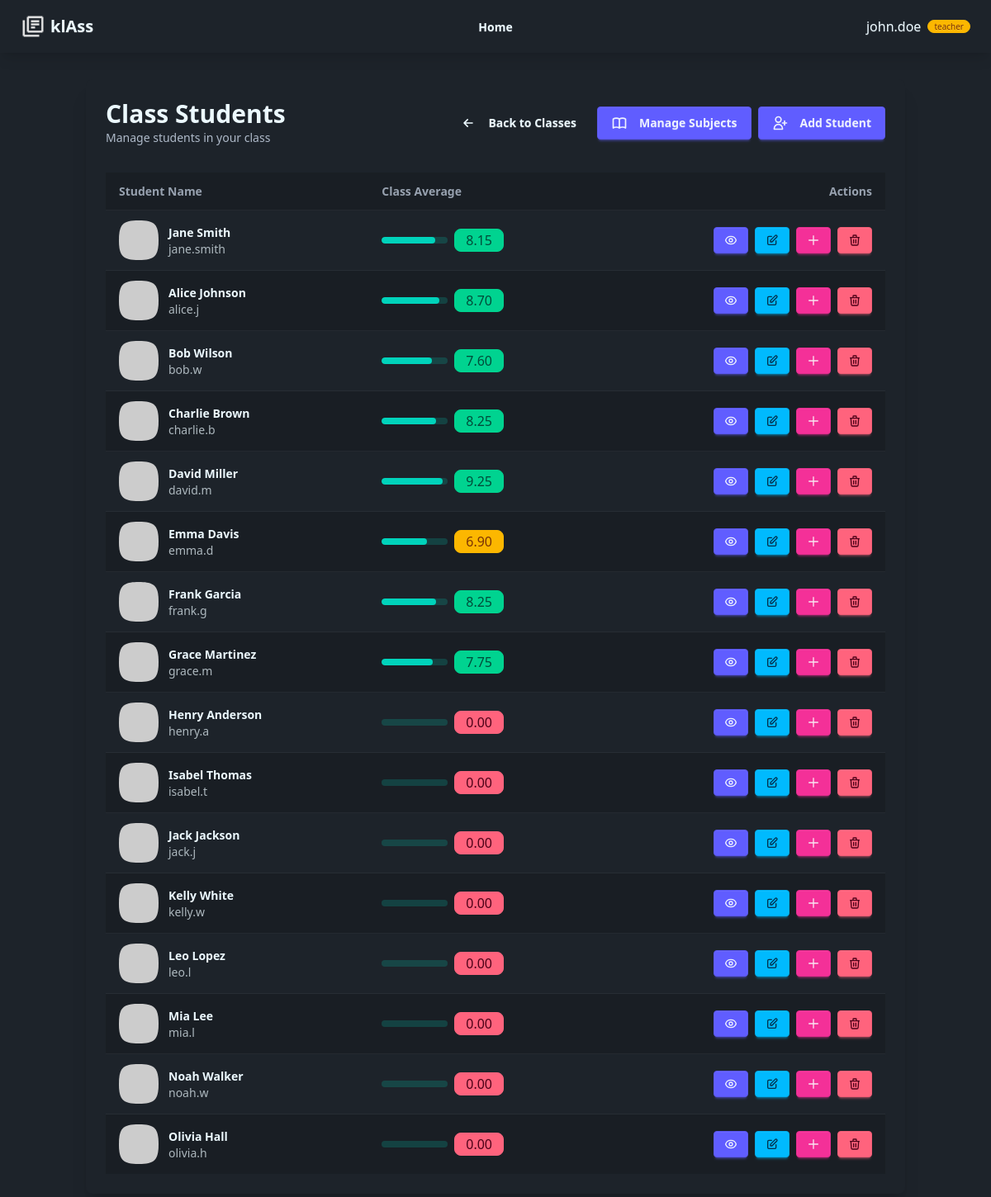
Page /teacher/students/2 (signed in) on the committed database.
### tables this page shows
CREATE TABLE students (
    id INT AUTO_INCREMENT PRIMARY KEY,
    user_id INT UNIQUE,
    class_id INT,
    FOREIGN KEY (user_id) REFERENCES users(id) ON DELETE CASCADE,
    FOREIGN KEY (class_id) REFERENCES classes(id) ON DELETE SET NULL
);

CREATE TABLE users (
    id INT AUTO_INCREMENT PRIMARY KEY,
    first_name VARCHAR(50),
    last_name VARCHAR(50),
    nick_name VARCHAR(50),
    password VARCHAR(255) NOT NULL,
    role ENUM('student', 'teacher') DEFAULT 'student' NOT NULL
);

### controllers/TeacherController.php (called while the page is built, shortened)
<?php
require_once "models/Teacher.php";
class TeacherController
{
    public function students($class_id = null)
    {
        $students = Teacher::getClassStudents($class_id);
        require_once "views/teacher/students.view.php";
    }
}

### dataBase.php (called while the page is built)
<?php
class Database
{
    private $config = [
        "host" => "127.0.0.1",
        "port" => 3306,
        "dbname" => "grades",
        "charset" => "utf8mb4",
        "user" => "root",
        "password" => ""
    ];
    private $pdo;
    public function __construct()
    {
        $dsn = "mysql:" . http_build_query($this->config, "", ";");
        $this->pdo = new PDO($dsn);
        $this->pdo->setAttribute(PDO::ATTR_DEFAULT_FETCH_MODE, PDO::FETCH_ASSOC);
    }
    public function query($sql, $params = [])
    {
        $statement = $this->pdo->prepare($sql);
        $statement->execute($params);
        return $statement;
    }
}

### models/Teacher.php (called while the page is built, shortened)
<?php
class Teacher extends Model
{
    public static function getClassStudents($class_id)
    {
        $sql = "SELECT s.*, u.first_name, u.last_name, u.nick_name,
                (SELECT AVG(grade) FROM grades g
                 JOIN subjects sub ON g.subject_id = sub.id
                 WHERE g.student_id = s.id AND sub.class_id = :class_id) as class_average
                FROM students s
                JOIN users u ON s.user_id = u.id
                WHERE s.class_id = :class_id";
        return self::$db->query($sql, [":class_id" => $class_id])->fetchAll();
    }
}

### views/teacher/students.view.php (the view, shortened to what this page needs)
<?php require_once "views/partials/header.view.php"; ?>
<div class="container mx-auto p-4">
    <div class="card bg-base-100 shadow-xl" data-aos="fade-up">
        <div class="card-body">
            <div class="flex flex-col md:flex-row justify-between items-start md:items-center gap-4 mb-6">
                <div>
                    <h2 class="card-title text-3xl font-bold">Class Students</h2>
                    <p class="text-base-content/70">Manage students in your class</p>
                </div>
                <div class="flex flex-col sm:flex-row gap-2">
                    <a href="/teacher/classes" class="btn btn-ghost btn-sm sm:btn-md">
                        <svg xmlns="http://www.w3.org/2000/svg" class="h-5 w-5 mr-2" fill="none" viewBox="0 0 24 24" stroke="currentColor">
                            <path stroke-linecap="round" stroke-linejoin="round" stroke-width="2" d="M11 17l-5-5m0 0l5-5m-5 5h12" />
                        </svg>
                        Back to Classes
                    </a>
                    <a href="/teacher/class/<?php echo $class_id; ?>/subjects" class="btn btn-primary btn-sm sm:btn-md">
                        Manage Subjects
                    </a>
                    <a href="/teacher/class/<?php echo $class_id; ?>/add-student" class="btn btn-primary btn-sm sm:btn-md">
                        <svg xmlns="http://www.w3.org/2000/svg" class="h-5 w-5 mr-2" fill="none" viewBox="0 0 24 24" stroke="currentColor">
                            <path stroke-linecap="round" stroke-linejoin="round" stroke-width="2" d="M18 9v3m0 0v3m0-3h3m-3 0h-3m-2-5a4 4 0 11-8 0 4 4 0 018 0zM3 20a6 6 0 0112 0v1H3v-1z" />
                        </svg>
                        Add Student
                    </a>
                </div>
            </div>
            <?php if (!empty($students)): ?>
                <div class="overflow-x-auto">
                    <table class="table table-zebra w-full">
                        <thead>
                            <tr>
                                <th class="bg-base-200">Student Name</th>
                                <th class="bg-base-200">Class Average</th>
                                <th class="bg-base-200 text-right">Actions</th>
                            </tr>
                        </thead>
                        <tbody>
                            <?php foreach ($students as $student): ?>
                                <tr>
                                    <td>
                                        <div class="flex items-center space-x-3">
                                            <div class="avatar">
                                                <div class="mask mask-squircle w-12 h-12">
                                                    <img src="https://ui-avatars.com/api/?name=<?= urlencode($student['first_name'] . '+' . $student['last_name']) ?>&background=random" alt="Avatar" />
                                                </div>
                                            </div>
                                            <div>
                                                <div class="font-bold"><?php echo htmlspecialchars($student['first_name'] . ' ' . $student['last_name']); ?></div>
                                                <?php if ($student['nick_name']): ?>
                                                    <div class="text-sm opacity-70"><?php echo htmlspecialchars($student['nick_name']); ?></div>
                                                <?php endif; ?>
                                            </div>
                                        </div>
                                    </td>
                                    <td>
                                        <div class="flex items-center gap-2">
                                            <progress class="progress progress-accent w-20"
                                                value="<?= ($student['class_average'] ?? 0) * 10 ?>" max="100"></progress>
                                            <div class="badge <?php
                                                $avg = $student['class_average'] ?? 0;
                                                echo $avg >= 7 ? 'badge-success' :
                                                    ($avg >= 5 ? 'badge-warning' : 'badge-error');
                                            ?> badge-lg">
                                                <?php echo number_format($avg, 2); ?>
                                            </div>
                                        </div>
                                    </td>
                                    <td>
                                        <div class="flex justify-end gap-2">
                                            <a href="/teacher/grades/<?php echo $student['id']; ?>/<?php echo $class_id; ?>"
                                               class="btn btn-primary btn-sm tooltip" data-tip="View Grades">
                                            </a>
                                            <a href="/teacher/student/<?php echo $student['id']; ?>/edit"
                                               class="btn btn-info btn-sm tooltip" data-tip="Edit Student">
                                                <svg xmlns="http://www.w3.org/2000/svg" class="h-4 w-4" fill="none" viewBox="0 0 24 24" stroke="currentColor">
                                                    <path stroke-linecap="round" stroke-linejoin="round" stroke-width="2" d="M11 5H6a2 2 0 00-2 2v11a2 2 0 002 2h11a2 2 0 002-2v-5m-1.414-9.414a2 2 0 112.828 2.828L11.828 15H9v-2.828l8.586-8.586z" />
                                                </svg>
                                            </a>
                                            <button class="btn btn-secondary btn-sm tooltip"
                                                    data-tip="Add Grade"
                                                    onclick="showAddGradeModal(<?php echo $student['id']; ?>)">
                                                <svg xmlns="http://www.w3.org/2000/svg" class="h-4 w-4" fill="none" viewBox="0 0 24 24" stroke="currentColor">
                                                    <path stroke-linecap="round" stroke-linejoin="round" stroke-width="2" d="M12 4v16m8-8H4" />
                                                </svg>
                                            </button>
                                            <form action="/teacher/class/<?php echo $class_id; ?>/remove-student/<?php echo $student['id']; ?>"
                                                  method="POST"
                                                  class="inline"
                                                  onsubmit="return confirm('Are you sure you want to remove this student from the class?');">
                                                <button type="submit" class="btn btn-error btn-sm tooltip" data-tip="Remove Student">
                                                    <svg xmlns="http://www.w3.org/2000/svg" class="h-4 w-4" fill="none" viewBox="0 0 24 24" stroke="currentColor">
                                                        <path stroke-linecap="round" stroke-linejoin="round" stroke-width="2" d="M19 7l-.867 12.142A2 2 0 0116.138 21H7.862a2 2 0 01-1.995-1.858L5 7m5 4v6m4-6v6m1-10V4a1 1 0 00-1-1h-4a1 1 0 00-1 1v3M4 7h16" />
                                                    </svg>
                                                </button>
                                            </form>
                                        </div>
                                    </td>
                                </tr>
                            <?php endforeach; ?>
                        </tbody>
                    </table>
                </div>
            <?php endif; ?>
        </div>
    </div>
</div>
<?php require_once "views/partials/footer.view.php"; ?>

### index.php (shortened to what this page needs)
<?php
require_once "dataBase.php";
$routes = require "routes.php";
$uri = parse_url($_SERVER['REQUEST_URI'], PHP_URL_PATH);
function matchRoute($uri, $routes) {
    foreach ($routes as $route => $config) {
        $pattern = preg_replace('/\{([^}]+)\}/', '([^/]+)', $route);
        $pattern = str_replace('/', '\/', $pattern);
        $pattern = '/^' . $pattern . '$/';
        if (preg_match($pattern, $uri, $matches)) {
            array_shift($matches);
            return [
                'route' => $route,
                'config' => $config,
                'params' => $matches
            ];
        }
    }
    return null;
}
$match = matchRoute($uri, $routes);
$config = $match['config'];
$params = $match['params'];
$controllerAction = $config['controller'];
list($controller, $action) = explode('@', $controllerAction);
$controllerInstance = new $controller();
if (!empty($params)) {
    call_user_func_array([$controllerInstance, $action], $params);
} else {
    $controllerInstance->$action();
}

### views/partials/header.view.php (shortened to what this page needs)
<!DOCTYPE html>
<html lang="lv" data-theme="dark">
<head>
    <link href="https://cdn.jsdelivr.net/npm/daisyui@5" rel="stylesheet" type="text/css" />
    <script src="https://cdn.jsdelivr.net/npm/@tailwindcss/browser@4"></script>
</head>
<body class="">
    <div class="">
        <?php require_once "views/partials/navBar.view.php"; ?>
    </div>
    <div class="pt-20 h-screen">

### views/partials/navBar.view.php (shortened to what this page needs)
<div class="navbar bg-base-100 shadow-lg fixed z-50">
    <div class="navbar-start">
        <a href="/" class="btn btn-ghost text-xl items-center"> <img src="/views/partials/logo.png" class="w-[30px]"
                alt="Stashly">
            klAss</a>
    </div>
    <div class="navbar-center">
        <?php if (isset($_SESSION['logged_in'])): ?>
            <a href="/home" class="btn btn-ghost text-md">Home</a>
        <?php endif; ?>
    </div>
    <div class="navbar-end">
        <?php if (isset($_SESSION['logged_in'])): ?>
            <div class="dropdown dropdown-end">
                <div tabindex="0" role="button" class="flex items-center gap-4 cursor-pointer">
                    <span class="text-base btn btn-ghost font-medium flex items-center gap-2">
                        <?php echo htmlspecialchars($_SESSION['nick_name']) ?>
                        <div
                            class="badge badge-xs <?php echo $_SESSION['user_role'] === 'student' ? 'badge-primary' : 'badge-warning' ?>">
                            <?php echo $_SESSION['user_role'] ?>
                        </div>
                    </span>
                </div>
            </div>
        <?php else: ?>
        <?php endif; ?>
    </div>
</div>

### views/partials/footer.view.php
</div>
</body>
</html>

### rows in the picture
students: user.last_name "Jane Smith", user.nick_name "jane.smith", avg "8.15"
students: user.last_name "Alice Johnson", user.nick_name "alice.j", avg "8.70"
students: user.last_name "Bob Wilson", user.nick_name "bob.w", avg "7.60"
students: user.last_name "Charlie Brown", user.nick_name "charlie.b", avg "8.25"
students: user.last_name "David Miller", user.nick_name "david.m", avg "9.25"
students: user.last_name "Emma Davis", user.nick_name "emma.d", avg "6.90"
students: user.last_name "Frank Garcia", user.nick_name "frank.g", avg "8.25"
students: user.last_name "Grace Martinez", user.nick_name "grace.m", avg "7.75"
students: user.last_name "Henry Anderson", user.nick_name "henry.a", avg "0.00"
students: user.last_name "Isabel Thomas", user.nick_name "isabel.t", avg "0.00"
students: user.last_name "Jack Jackson", user.nick_name "jack.j", avg "0.00"
students: user.last_name "Kelly White", user.nick_name "kelly.w", avg "0.00"
students: user.last_name "Leo Lopez", user.nick_name "leo.l", avg "0.00"
students: user.last_name "Mia Lee", user.nick_name "mia.l", avg "0.00"
students: user.last_name "Noah Walker", user.nick_name "noah.w", avg "0.00"
students: user.last_name "Olivia Hall", user.nick_name "olivia.h", avg "0.00"

### other values in the picture
$_SESSION['nick_name'] "john.doe"
$_SESSION['user_role'] "teacher"
